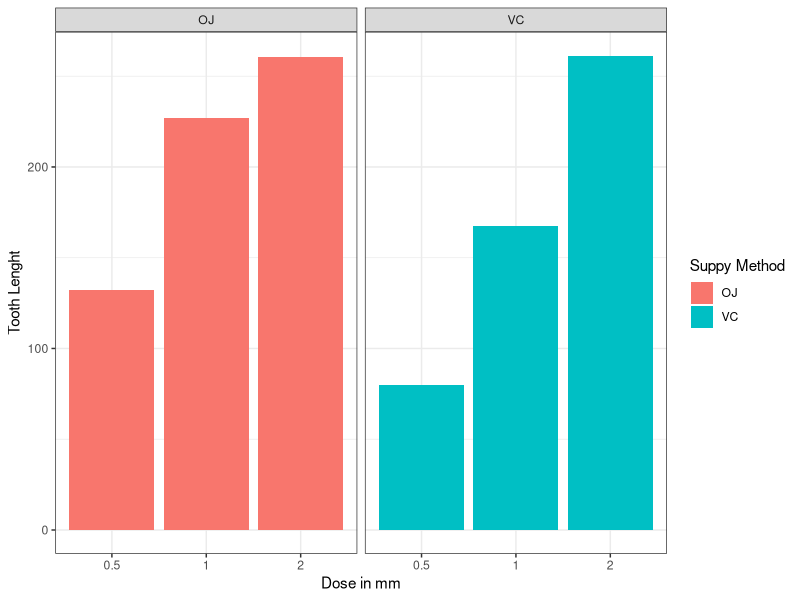

R code for this plot:
library(datasets)
library(dplyr)
library(ggplot2)
data <- ToothGrowth
glimpse(data)
str(data)
head(data)


ggplot(data,aes(factor(dose),y=len,fill=supp))+
  geom_col()+
  facet_wrap(~supp)+
  theme_bw()+
  labs(x="Dose in mm",y="Tooth Lenght",fill="Suppy Method")

dose_0.5 <- data %>%
  filter(dose == 0.5)
dose_1 <- data %>%
  filter(dose == 1)
dose_2 <- data %>%
  filter(dose == 2)

 t.test(dose_0.5$len,dose_1$len,paired = FALSE)
t.test(dose_0.5$len,dose_2$len,paired = FALSE)
t.test(dose_1$len,dose_2$len,paired = FALSE)



vc_0.5 <- data %>%
  filter(dose == 0.5, supp =="VC")
vc_1 <- data %>%
  filter(dose == 1, supp =="VC")
vc_2 <- data %>%
  filter(dose == 2, supp =="VC")
oj_0.5 <- data %>%
  filter(dose == 0.5, supp =="OJ")
oj_1 <- data %>%
  filter(dose == 1, supp =="OJ")
oj_2 <- data %>%
  filter(dose == 2, supp =="OJ")
t.test(vc_0.5$len,oj_0.5$len,paired = FALSE)
t.test(vc_1$len,oj_1$len,paired = FALSE)
t.test(vc_2$len,oj_2$len,paired = FALSE)
